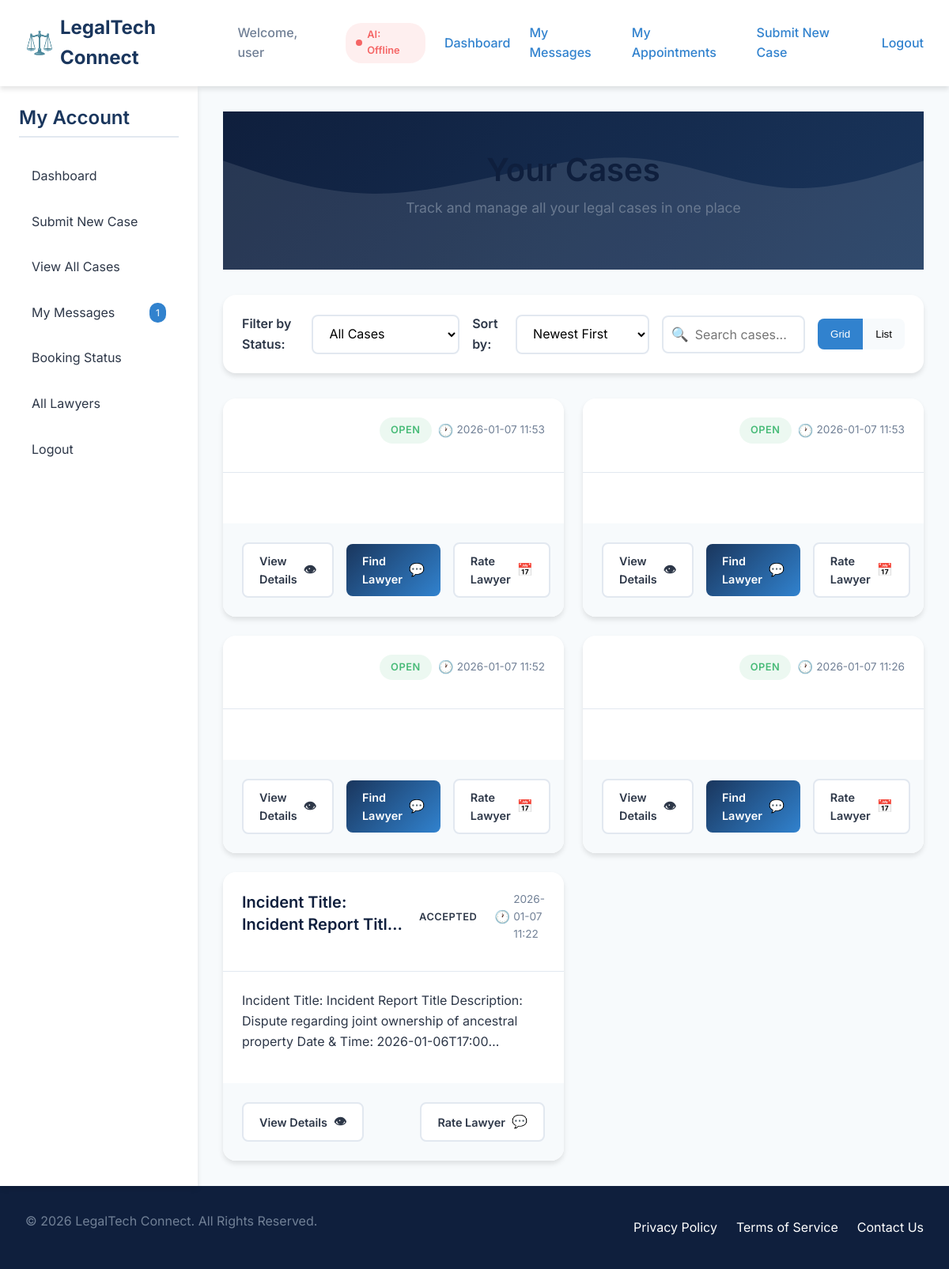
The page /client/view_all_cases (signed in) on the database its author committed.
### models.py (models this page shows, shortened)
class User(UserMixin, db.Model):
    id = db.Column(db.Integer, primary_key=True)
    email = db.Column(db.String(150), unique=True, nullable=False)
    password_hash = db.Column(db.String(128), nullable=False)
    role = db.Column(db.String(50), nullable=False) # 'client', 'lawyer', 'admin'
    name = db.Column(db.String(150), nullable=True)
    bio = db.Column(db.Text, nullable=True)
    education = db.Column(db.String(200), nullable=True)
    created_at = db.Column(db.DateTime, default=lambda: datetime.now(timezone.utc))
    is_active = db.Column(db.Boolean, default=True, nullable=False) # For soft-deactivation by admin
    profile_pic = db.Column(db.String(200), nullable=True) # Filename for the profile picture
    specialization = db.Column(db.String(200), nullable=True)
    experience_years = db.Column(db.Integer, nullable=True)
    location = db.Column(db.String(150), nullable=True)
    phone_number = db.Column(db.String(50), nullable=True)
    address = db.Column(db.String(300), nullable=True)
    bar_number = db.Column(db.String(100), unique=True, nullable=True)
    is_verified = db.Column(db.Boolean, default=False)
    court_name = db.Column(db.String(200), nullable=True)
    judge_id_number = db.Column(db.String(100), unique=True, nullable=True)
    verification_document = db.Column(db.String(200), nullable=True)  # filename of uploaded verification doc
    cases_as_client = db.relationship('Case', foreign_keys='Case.client_id', backref='client', lazy=True)
    cases_as_client2 = db.relationship('Case', foreign_keys='Case.client2_id', backref='client2', lazy=True)
    cases_as_lawyer = db.relationship('Case', foreign_keys='Case.lawyer_id', backref='lawyer', lazy=True)
    cases_as_judge = db.relationship('Case', foreign_keys='Case.judge_id', backref='judge', lazy=True)
    reviews_received = db.relationship('Review', backref='lawyer', lazy=True)
    messages_sent = db.relationship('Message', foreign_keys='Message.sender_id', backref='sender', lazy=True)
    appointments = db.relationship('Appointment', backref='user', lazy=True)
    documents_uploaded = db.relationship('Document', backref='uploader', lazy=True)
    complaints_made = db.relationship('Complaint', foreign_keys='Complaint.complainant_id', backref='complainant', lazy=True)
    complaints_about = db.relationship('Complaint', foreign_keys='Complaint.about_user_id', backref='about_user', lazy=True)

class Case(db.Model):
    id = db.Column(db.Integer, primary_key=True)
    description = db.Column(db.Text, nullable=False)
    category = db.Column(db.String(100), nullable=False)
    status = db.Column(db.String(50), default='open') # open, accepted, closed
    timestamp = db.Column(db.DateTime, default=lambda: datetime.now(timezone.utc))
    client_id = db.Column(db.Integer, db.ForeignKey('user.id'), nullable=False)
    client2_id = db.Column(db.Integer, db.ForeignKey('user.id'), nullable=True)
    lawyer_id = db.Column(db.Integer, db.ForeignKey('user.id'), nullable=True)
    judge_id = db.Column(db.Integer, db.ForeignKey('user.id'), nullable=True)
    jurisdiction_verified = db.Column(db.Boolean, default=False)
    messages = db.relationship('Message', backref='case', lazy=True, cascade="all, delete-orphan")
    review = db.relationship('Review', uselist=False, backref='case_ref', lazy=True, cascade="all, delete-orphan")
    documents = db.relationship('Document', backref='case', lazy=True, cascade="all, delete-orphan")
    appointments = db.relationship('Appointment', backref='case', lazy=True, cascade="all, delete-orphan")
    hearings = db.relationship('Hearing', backref='case', lazy=True, cascade="all, delete-orphan")
    histories = db.relationship('CaseHistory', backref='case', lazy=True, cascade="all, delete-orphan")

### client.py (the view)
@client_bp.route('/view_all_cases')
@login_required
@client_required
def view_all_cases():
    user_cases = Case.query.filter_by(client_id=current_user.id).order_by(Case.timestamp.desc()).all()
    return render_template('client/view_all_cases.html', cases=user_cases)

### client.py (called while the page is built)
def client_required(f):
    from functools import wraps
    @wraps(f)
    def decorated_function(*args, **kwargs):
        if not current_user.is_authenticated or current_user.role != 'client':
            flash('Client access required.')
            return redirect(url_for('index'))
        return f(*args, **kwargs)
    return decorated_function

### templates/client/view_all_cases.html (shortened to what this page needs)
{% extends 'base.html' %}
{% block content %}
<div class="page-header">
    <div class="page-header-content">
        <h1>Your Cases</h1>
        <p>Track and manage all your legal cases in one place</p>
    </div>
</div>
<div class="filter-bar">
    <div class="filter-group">
        <label class="filter-label">Filter by Status:</label>
        <select class="filter-select" id="statusFilter">
            <option value="all">All Cases</option>
        </select>
    </div>
    <div class="filter-group">
        <label class="filter-label">Sort by:</label>
        <select class="filter-select" id="sortFilter">
            <option value="newest">Newest First</option>
        </select>
    </div>
    <div class="search-box">
        <input type="text" placeholder="Search cases..." id="searchInput">
    </div>
    <div class="view-toggle">
        <button class="toggle-btn active" data-view="grid">Grid</button>
        <button class="toggle-btn" data-view="list">List</button>
    </div>
</div>
<div class="cases-container">
    <ul class="cases-list grid-view" id="casesList">
        {% for case in cases %}
        <li class="case-card">
            <div class="case-header">
                <div class="case-title">{{ case.description }}</div>
                <div class="case-meta">
                    <div class="status-badge {{ case.status }}">
                        {{ case.status.title() }}
                    </div>
                    <div class="timestamp">
                        {{ case.timestamp.strftime('%Y-%m-%d %H:%M') }}
                    </div>
                </div>
            </div>
            <div class="case-content">
                <p class="case-description">{{ case.description }}</p>
            </div>
            <div class="case-actions">
                <a href="{{ url_for('client.case_detail', case_id=case.id) }}" class="action-btn">View Details</a>
                {% if case.status == 'open' %}
                    {% if case.lawyer %}
                        <a href="{{ url_for('client.request_appt_from_profile', lawyer_id=case.lawyer.id) }}" class="action-btn primary">Book Appointment</a>
                    {% else %}
                        <a href="{{ url_for('client.lawyers') }}" class="action-btn primary">Find Lawyer</a>
                    {% endif %}
                {% endif %}
                <a href="{{ url_for('client.user_feedback', case_id=case.id) }}" class="action-btn">Rate Lawyer</a>
            </div>
        </li>
        {% endfor %}
    </ul>
</div>
{% endblock %}

### templates/base.html (shortened to what this page needs)
<!DOCTYPE html>
<html lang="en">
<head>
</head>
<body>
<nav class="navbar">
    <div class="nav-brand">
        <a href="{{ url_for('index') }}">LegalTech Connect</a>
    </div>
    <div class="nav-links">
        {% if current_user.is_authenticated %}
            <span class="nav-welcome">Welcome, {{ current_user.name or current_user.email }}</span>
            <span class="ai-status {% if ai_available %}ai-online{% else %}ai-offline{% endif %}" title="AI availability">AI: {% if ai_available %}Online{% else %}Offline{% endif %}</span>
            {% if current_user.role == 'client' %}
                <a href="{{ url_for('client.dashboard') }}">Dashboard</a>
                <a href="{{ url_for('client.messages') }}">My Messages</a>
                <a href="{{ url_for('client.appointments') }}">My Appointments</a>
                <a href="{{ url_for('client.submit_case') }}">Submit New Case</a>
            {% elif current_user.role == 'lawyer' %}
                <a href="{{ url_for('lawyer.dashboard') }}">Dashboard</a>
                <a href="{{ url_for('lawyer.edit_profile') }}">Profile</a>
                <a href="{{ url_for('lawyer.history') }}">Case History</a>
                <a href="{{ url_for('lawyer.case_requests') }}">Case Requests</a>
            {% elif current_user.role == 'admin' %}
                <a href="{{ url_for('admin.dashboard') }}">Admin Panel</a>
                <a href="{{ url_for('admin.rate_limits') }}">Rate Limits</a>
                <a href="{{ url_for('admin.verify_lawyers') }}">Verify Lawyers</a>
                <a href="{{ url_for('admin.manage_users') }}">Manage Users</a>
            {% endif %}
            <a href="{{ url_for('auth.logout') }}">Logout</a>
        {% else %}
            <a href="{{ url_for('auth.login') }}">Login</a>
            <a href="{{ url_for('auth.register') }}" class="button-primary">Get Started</a>
        {% endif %}
    </div>
</nav>
<div class="page-container">
    {% if current_user.is_authenticated %}
        {% if current_user.role == 'client' %}
        <aside class="sidebar">
            <h3>My Account</h3>
            <ul>
                <li><a href="{{ url_for('client.dashboard') }}">Dashboard</a></li>
                <li><a href="{{ url_for('client.submit_case') }}">Submit New Case</a></li>
                <li><a href="{{ url_for('client.view_all_cases') }}">View All Cases</a></li>
                <li><a href="{{ url_for('client.messages') }}">My Messages {% if sidebar_counts.unread_messages %}<span class="count-badge">{{ sidebar_counts.unread_messages }}</span>{% endif %}</a></li>
                <li><a href="{{ url_for('client.appointments') }}">Booking Status {% if sidebar_counts.upcoming_appointments %}<span class="count-badge">{{ sidebar_counts.upcoming_appointments }}</span>{% endif %}</a></li>
                <li><a href="{{ url_for('client.lawyers') }}">All Lawyers</a></li>
                <li><a href="{{ url_for('auth.logout') }}">Logout</a></li>
            </ul>
        </aside>
        {% endif %}
    {% endif %}
    <main class="main-content">
        {% block content %}{% endblock %}
    </main>
</div>
<footer class="footer">
    <div class="container">
        <p>&copy; {{ now.year }} LegalTech Connect. All Rights Reserved.</p>
        <div class="footer-links">
            <a href="#">Privacy Policy</a>
            <a href="#">Terms of Service</a>
            <a href="#">Contact Us</a>
        </div>
    </div>
</footer>
</body>
</html>

### templates/base.html (style rules this page uses)
:root { --primary-color: #1a365d; --primary-light: #2c5282; --primary-dark: #0f1f3d; --secondary-color: #3182ce; --accent-color: #4299e1; --accent-light: #90cdf4; --success-color: #48bb78; --warning-color: #ed8936; --danger-color: #f56565; --light-bg: #f7fafc; --white: #ffffff; --text-primary: #2d3748; --text-secondary: #718096; --border-color: #e2e8f0; --shadow-sm: 0 1px 3px rgba(0, 0, 0, 0.12), 0 1px 2px rgba(0, 0, 0, 0.24); --shadow-md: 0 4px 6px rgba(0, 0, 0, 0.1); --shadow-lg: 0 10px 20px rgba(0, 0, 0, 0.15); --shadow-xl: 0 14px 28px rgba(0, 0, 0, 0.25), 0 10px 10px rgba(0, 0, 0, 0.22); --transition: all 0.3s cubic-bezier(0.25, 0.8, 0.25, 1); }
* { margin: 0; padding: 0; box-sizing: border-box; }
body { font-family: 'Inter', sans-serif; color: var(--text-primary); background-color: var(--light-bg); line-height: 1.6; overflow-x: hidden; }
h1, h2, h3, h4, h5, h6 { font-weight: 600; line-height: 1.3; margin-bottom: 0.8rem; }
h1 { font-size: 2.5rem; color: var(--primary-dark); animation: fadeInUp 0.6s ease-out; }
h3 { font-size: 1.5rem; color: var(--primary-color); }
p { margin-bottom: 1rem; color: var(--text-secondary); }
a { color: var(--secondary-color); text-decoration: none; transition: var(--transition); }
.navbar { display: flex; justify-content: space-between; align-items: center; padding: 1rem 2rem; background-color: var(--white); box-shadow: var(--shadow-md); position: sticky; top: 0; z-index: 1000; animation: slideDown 0.5s ease-out; }
.nav-brand a { font-size: 1.5rem; font-weight: 700; color: var(--primary-color); display: flex; align-items: center; }
.nav-brand a::before { content: "⚖️"; margin-right: 0.5rem; font-size: 1.8rem; animation: pulse 2s infinite; }
.nav-links { display: flex; align-items: center; gap: 1.5rem; }
.nav-links a { position: relative; font-weight: 500; padding: 0.5rem 0; transition: var(--transition); }
.nav-links a::after { content: ''; position: absolute; bottom: 0; left: 0; width: 0; height: 2px; background-color: var(--accent-color); transition: width 0.3s ease; }
.nav-welcome { color: var(--text-secondary); font-weight: 500; }
.ai-status { display: inline-flex; align-items: center; padding: 0.3rem 0.8rem; border-radius: 20px; font-size: 0.8rem; font-weight: 600; transition: var(--transition); }
.ai-status::before { content: ''; width: 8px; height: 8px; border-radius: 50%; margin-right: 0.4rem; animation: pulse 2s infinite; }
.ai-offline { background-color: rgba(245, 101, 101, 0.1); color: var(--danger-color); }
.ai-offline::before { background-color: var(--danger-color); }
.page-container { display: flex; min-height: calc(100vh - 140px); }
.sidebar { width: 250px; background-color: var(--white); box-shadow: var(--shadow-md); padding: 1.5rem; transition: var(--transition); animation: slideRight 0.6s ease-out; }
.sidebar h3 { color: var(--primary-color); margin-bottom: 1.5rem; padding-bottom: 0.5rem; border-bottom: 2px solid var(--border-color); }
.sidebar ul { list-style: none; }
.sidebar li { margin-bottom: 0.5rem; }
.sidebar a { display: flex; align-items: center; padding: 0.75rem 1rem; border-radius: 0.5rem; color: var(--text-primary); transition: var(--transition); position: relative; overflow: hidden; }
.sidebar a::before { content: ''; position: absolute; left: 0; top: 0; height: 100%; width: 4px; background-color: var(--secondary-color); transform: translateX(-100%); transition: transform 0.3s ease; }
.count-badge { margin-left: auto; background-color: var(--secondary-color); color: var(--white); font-size: 0.75rem; padding: 0.2rem 0.5rem; border-radius: 10px; min-width: 20px; text-align: center; animation: pulse 2s infinite; }
.main-content { flex: 1; padding: 2rem; animation: fadeIn 0.8s ease-out; }
.footer { background-color: var(--primary-dark); color: var(--white); padding: 2rem 0; margin-top: auto; }
.footer .container { display: flex; justify-content: space-between; align-items: center; max-width: 1200px; margin: 0 auto; padding: 0 2rem; }
.footer-links { display: flex; gap: 1.5rem; }
.footer-links a { color: var(--white); transition: var(--transition); }
input, textarea, select { width: 100%; padding: 0.75rem; border: 1px solid var(--border-color); border-radius: 0.5rem; font-family: inherit; font-size: 1rem; transition: var(--transition); }

### rows shown on the page
User: name "user"
Case: status "OPEN", timestamp "2026-01-07 11:53"
Case: status "OPEN", timestamp "2026-01-07 11:53"
Case: status "OPEN", timestamp "2026-01-07 11:52"
Case: status "OPEN", timestamp "2026-01-07 11:26"
Case: description "Incident Title: Incident Report…", status "ACCEPTED", timestamp "2026-01-07 11:22", description "Incident Title: Incident Report Title Description: Dispute regarding joint ownership of ancestral property Date & Time:…"

### other values the page prints
{{ sidebar_counts.unread_messages }} "1"
